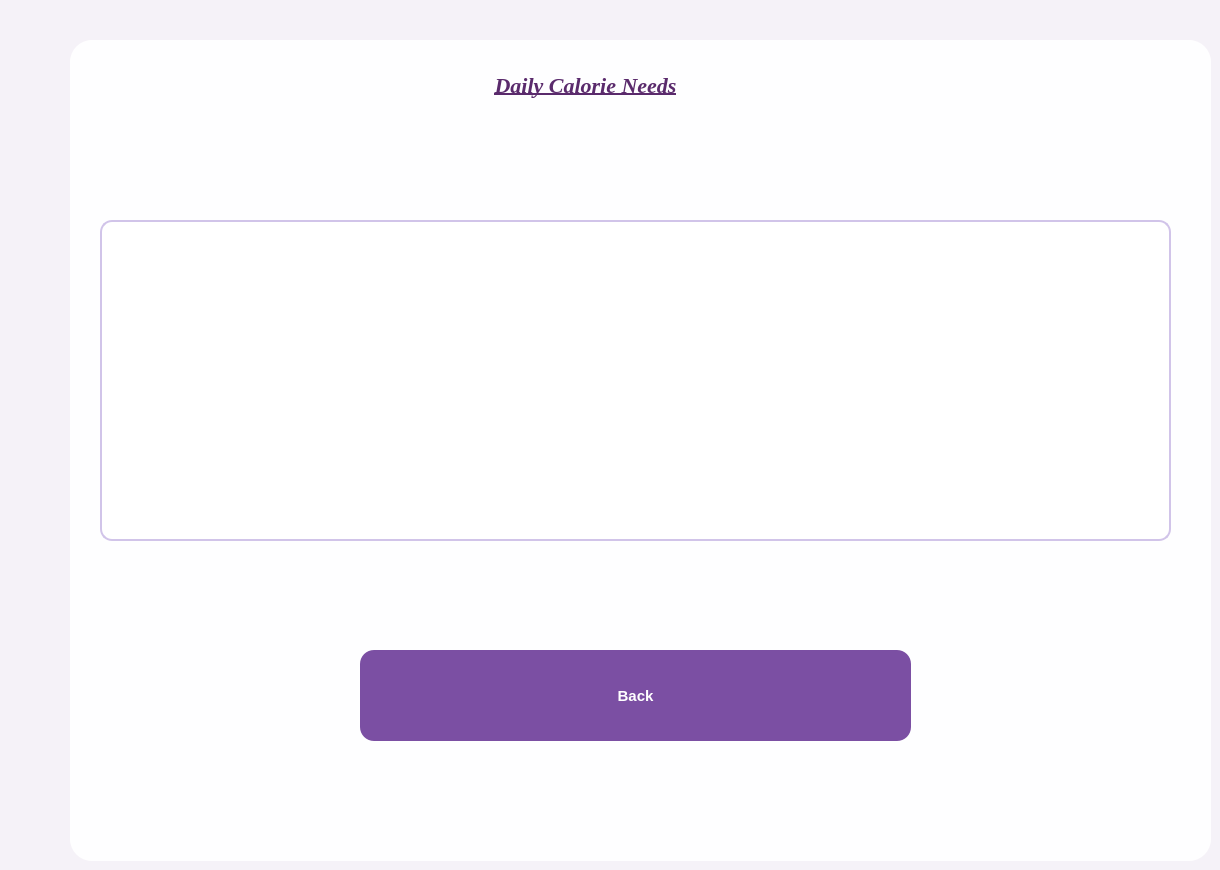
    <widget class="QWidget" name="calorieNeedsPage">
     <property name="styleSheet">
      <string notr="true">background-color: #f5f2f8;</string>
     </property>
     <widget class="QWidget" name="caloriesNeedsContainer" native="true">
      <property name="geometry">
       <rect>
        <x>70</x>
        <y>40</y>
        <width>1141</width>
        <height>821</height>
       </rect>
      </property>
      <property name="styleSheet">
       <string notr="true">background-color: rgba(255,255,255,0.95);
border-radius: 22px;
padding: 20px;</string>
      </property>
      <widget class="QPushButton" name="caloriesNeedsBackBtn">
       <property name="geometry">
        <rect>
         <x>290</x>
         <y>610</y>
         <width>551</width>
         <height>91</height>
        </rect>
       </property>
       <property name="styleSheet">
        <string notr="true">QPushButton {
    background-color: #7b4fa3;
    color: white;
    border-radius: 14px;
    padding: 10px;
    min-height: 40px;
    font-size: 15px;
    font-weight: 600;
}

QPushButton:hover {
    background-color: #6a4290;
}</string>
       </property>
       <property name="text">
        <string>Back</string>
       </property>
      </widget>
      <widget class="QPlainTextEdit" name="calorieNeedsText">
       <property name="geometry">
        <rect>
         <x>30</x>
         <y>180</y>
         <width>1071</width>
         <height>321</height>
        </rect>
       </property>
       <property name="font">
        <font>
         <family>Consolas</family>
         <pointsize>-1</pointsize>
        </font>
       </property>
       <property name="styleSheet">
        <string notr="true">QPlainTextEdit {
    background-color: white;
    border: 2px solid #d1c4e9;
    border-radius: 12px;
    padding: 12px;
    font-size: 16px;
    color: black;
	line-height: 24px;
}
</string>
       </property>
       <property name="readOnly">
        <bool>true</bool>
       </property>
      </widget>
      <widget class="QLabel" name="caloriesNeedsTitleLabel">
       <property name="geometry">
        <rect>
         <x>140</x>
         <y>10</y>
         <width>751</width>
         <height>70</height>
        </rect>
       </property>
       <property name="font">
        <font>
         <family>Times New Roman</family>
         <pointsize>-1</pointsize>
         <italic>true</italic>
         <bold>true</bold>
         <underline>true</underline>
        </font>
       </property>
       <property name="styleSheet">
        <string notr="true">QLabel {
    color: #5a2a6c;
    font-size: 22px;
    font-weight: bold;
    background: transparent;
}
</string>
       </property>
       <property name="text">
        <string>Daily Calorie Needs</string>
       </property>
       <property name="alignment">
        <set>Qt::AlignmentFlag::AlignCenter</set>
       </property>
      </widget>
     </widget>
    </widget>
